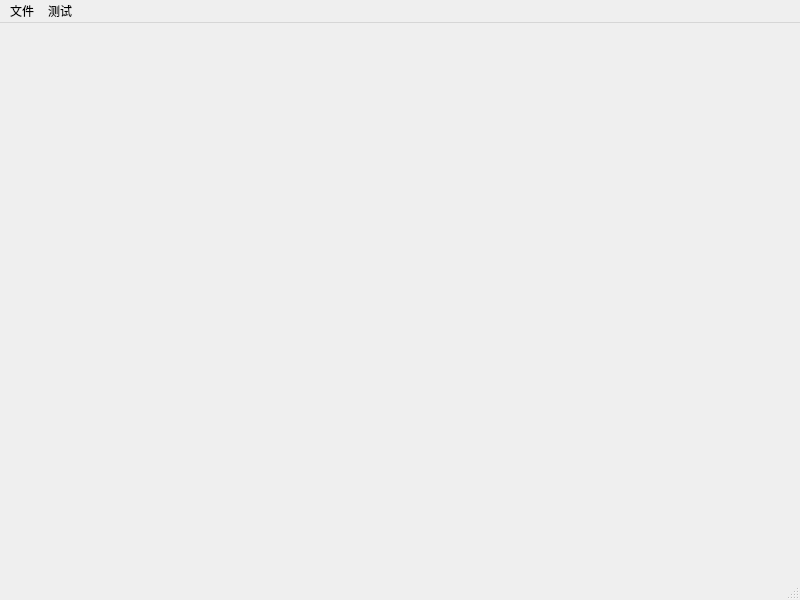
<?xml version="1.0" encoding="UTF-8"?>
<ui version="4.0">
 <class>MainWindow</class>
 <widget class="QMainWindow" name="MainWindow">
  <property name="geometry">
   <rect>
    <x>0</x>
    <y>0</y>
    <width>800</width>
    <height>600</height>
   </rect>
  </property>
  <property name="windowTitle">
   <string>MainWindow</string>
  </property>
  <widget class="QWidget" name="centralwidget"/>
  <widget class="QMenuBar" name="menubar">
   <property name="geometry">
    <rect>
     <x>0</x>
     <y>0</y>
     <width>800</width>
     <height>22</height>
    </rect>
   </property>
   <widget class="QMenu" name="menu">
    <property name="title">
     <string>文件</string>
    </property>
   </widget>
   <widget class="QMenu" name="menu_2">
    <property name="title">
     <string>测试</string>
    </property>
   </widget>
   <addaction name="menu"/>
   <addaction name="menu_2"/>
  </widget>
  <widget class="QStatusBar" name="statusbar"/>
 </widget>
 <resources/>
 <connections/>
</ui>
